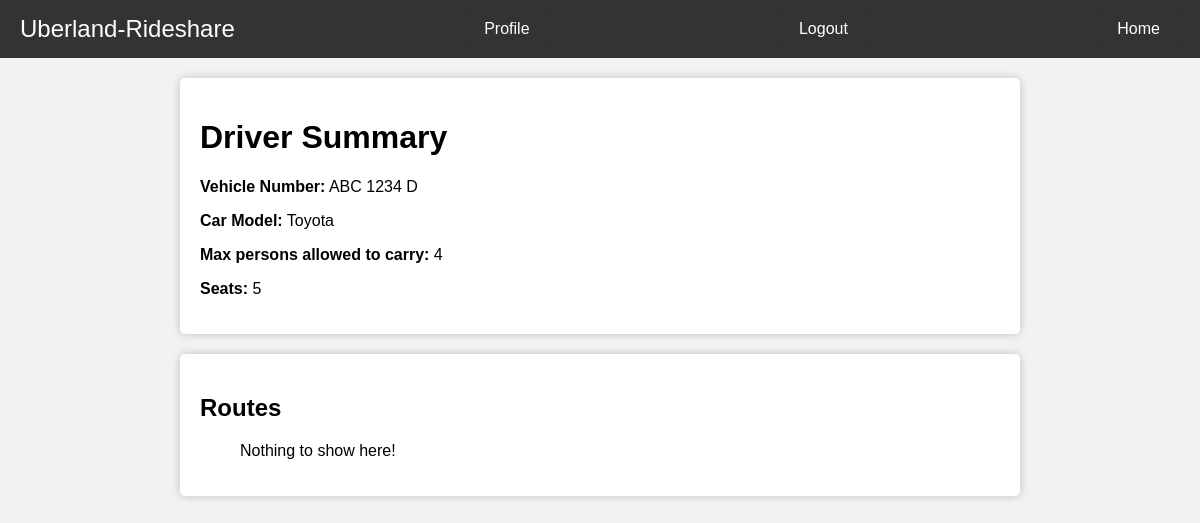
The page /driver (signed in) on the database its author committed.
### main.py (models this page shows)
class Driver(db.Model):
  email = db.Column(db.String(100),
                    nullable=False,
                    unique=True,
                    primary_key=True)
  vehiclenumber = db.Column(db.String(100), nullable=False)
  peopleallowedtocarry = db.Column(db.Integer, nullable=False)
  model = db.Column(db.String(100), nullable=False)
  seats = db.Column(db.Integer, nullable=False)

### main.py (the view)
@app.route("/driver")
@login_required
def driver(): #driver homepage
  if Driver.query.filter_by(email=current_user.email).first() == None:
    return redirect(url_for('driver_signup'))
  driver = Driver.query.filter_by(email=current_user.email).first()
  routes = Route.query.filter_by(driver=current_user.email).all()
  passenger = None
  for i in routes:
    passenger = User.query.filter_by(email=i.rider).first()
  return render_template("driver_menu.html",
                         routes=routes,
                         driver=driver,
                         passenger=passenger)

### main.py (called while the page is built)
@login_manager.user_loader
def load_user(user_id): #loads the user if logged in
  return User.query.get(int(user_id))

### templates/driver_menu.html (shortened to what this page needs)
<!DOCTYPE html>
<html>
<head>
</head>
<body>
    <div class="toolbar">
        <span class="logo">Uberland-Rideshare</span>
        <a href="profile" id="becomeDriverButton">Profile</a>
        <a href="logout" id="becomeDriverButton">Logout</a>
        <a href="home" id="becomeDriverButton">Home</a>
    </div>
    <div class="container">
        <h1>Driver Summary</h1>
        {% if driver %}
            <div class="driver-summary">
                <p><strong>Vehicle Number:</strong> {{ driver.vehiclenumber }}</p>
                <p><strong>Car Model:</strong> {{ driver.model }}</p>
                <p><strong>Max persons allowed to carry:</strong> {{ driver.peopleallowedtocarry }}</p>
                <p><strong>Seats:</strong> {{ driver.seats }}</p>
            </div>
        {% else %}
            <p>Nothing to show here!</p>
        {% endif %}
    </div>
    <div class="container">
    <h2>Routes</h2>
    <ul>
        {% if routes %}
            {% for route in routes %}
            <li>
                <strong>Origin:</strong> {{ route.origin }}<br>
                <strong>Destination:</strong> {{ route.destination }}<br>
                <strong>Passenger:</strong> {{ passenger.firstname }} {{ passengerlastname }}<br>
                <strong>Distance / ETA:</strong> {{ route.distance }} km / {{ route.eta }} mins<br>
            </li>
            <a href="decline_route" class="cta-button">Decline route</a>
            {% endfor %}
        {% else %}
            <p>Nothing to show here!</p>
        {% endif %}
    </ul>
    </div>
</body>
</html>

### templates/driver_menu.html (style rules this page uses)
body { font-family: Arial, sans-serif; background-color: #f2f2f2; margin: 0; padding: 0; background-image: url('https://i.ibb.co/McHvC5c/road-car.jpg'); background-size: cover; background-position: center; background-repeat: repeat; }
.toolbar { background-color: #333; color: #fff; display: flex; justify-content: space-between; align-items: center; padding: 10px 20px; }
.logo { font-size: 24px; }
#becomeDriverButton { background-color: #333; color: #fff; border: none; padding: 10px 20px; border-radius: 5px; text-decoration: none; cursor: pointer; }
.container { max-width: 800px; margin: 20px auto; background-color: #fff; padding: 20px; border-radius: 5px; box-shadow: 0px 0px 10px rgba(0, 0, 0, 0.2); }

### rows shown on the page
Driver: vehiclenumber "ABC 1234 D", model "Toyota", peopleallowedtocarry "4", seats "5"
